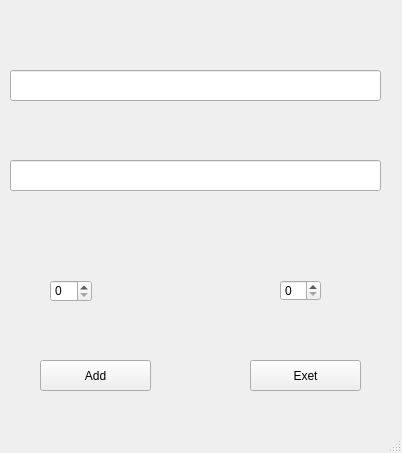
<?xml version="1.0" encoding="UTF-8"?>
<ui version="4.0">
 <class>Dialog</class>
 <widget class="QMainWindow" name="Dialog">
  <property name="geometry">
   <rect>
    <x>0</x>
    <y>0</y>
    <width>402</width>
    <height>453</height>
   </rect>
  </property>
  <property name="windowTitle">
   <string>MainWindow</string>
  </property>
  <widget class="QWidget" name="centralwidget">
   <widget class="QPushButton" name="pushButton">
    <property name="geometry">
     <rect>
      <x>40</x>
      <y>360</y>
      <width>111</width>
      <height>31</height>
     </rect>
    </property>
    <property name="text">
     <string>Add</string>
    </property>
   </widget>
   <widget class="QPushButton" name="pushButton_2">
    <property name="geometry">
     <rect>
      <x>250</x>
      <y>360</y>
      <width>111</width>
      <height>31</height>
     </rect>
    </property>
    <property name="text">
     <string>Exet</string>
    </property>
   </widget>
   <widget class="QLineEdit" name="line_author">
    <property name="geometry">
     <rect>
      <x>10</x>
      <y>70</y>
      <width>371</width>
      <height>31</height>
     </rect>
    </property>
   </widget>
   <widget class="QLineEdit" name="line_title">
    <property name="geometry">
     <rect>
      <x>10</x>
      <y>160</y>
      <width>371</width>
      <height>31</height>
     </rect>
    </property>
   </widget>
   <widget class="QSpinBox" name="spinBox1">
    <property name="geometry">
     <rect>
      <x>50</x>
      <y>280</y>
      <width>42</width>
      <height>22</height>
     </rect>
    </property>
   </widget>
   <widget class="QSpinBox" name="spinBox2">
    <property name="geometry">
     <rect>
      <x>280</x>
      <y>280</y>
      <width>41</width>
      <height>21</height>
     </rect>
    </property>
   </widget>
  </widget>
  <widget class="QMenuBar" name="menubar">
   <property name="geometry">
    <rect>
     <x>0</x>
     <y>0</y>
     <width>402</width>
     <height>21</height>
    </rect>
   </property>
  </widget>
  <widget class="QStatusBar" name="statusbar"/>
 </widget>
 <resources/>
 <connections/>
</ui>
